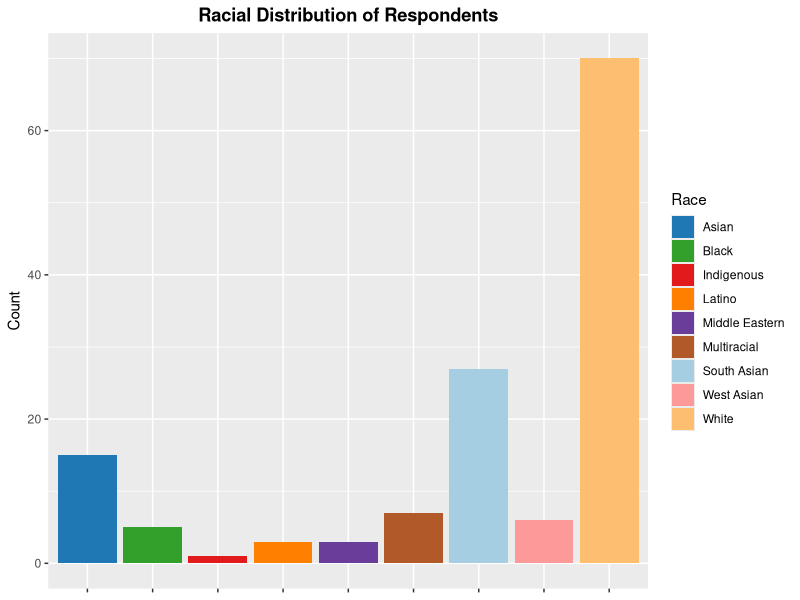
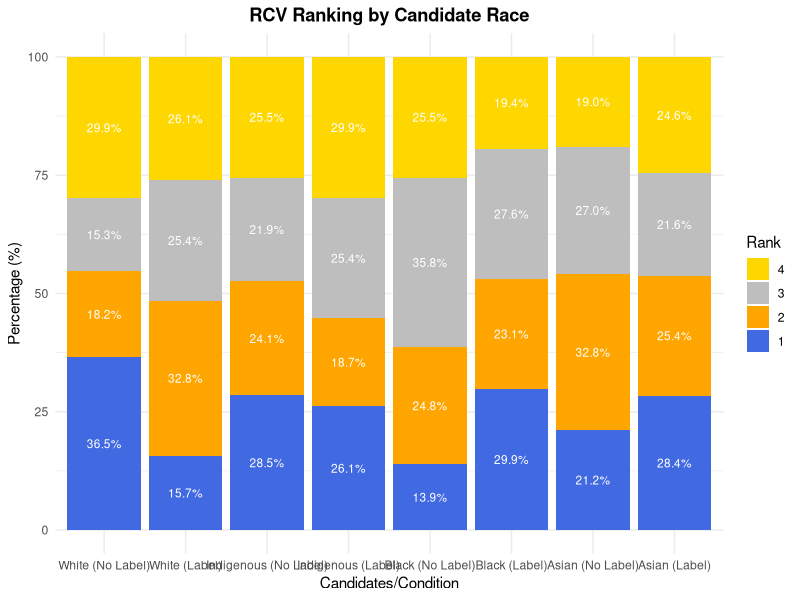
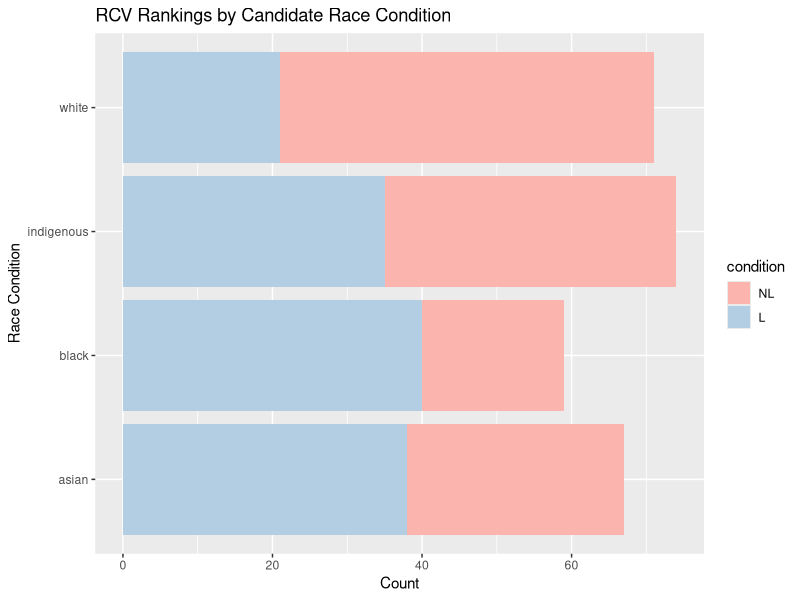
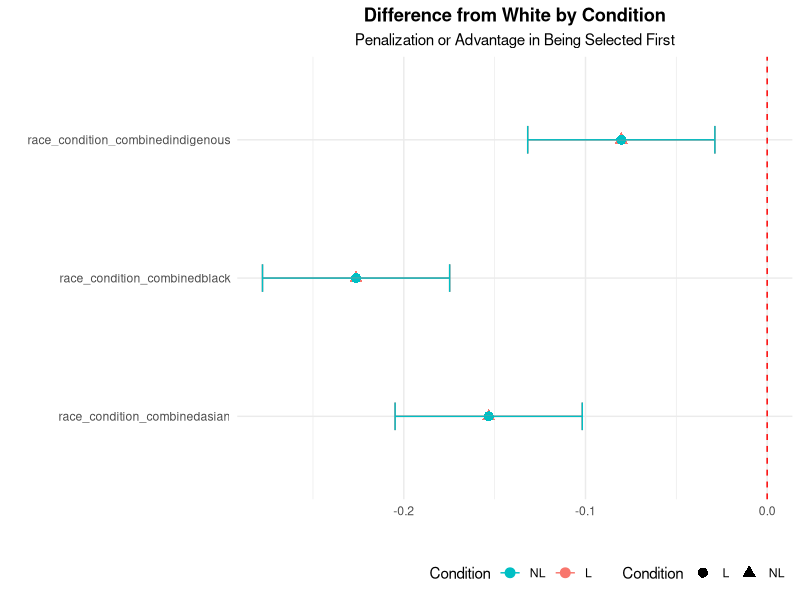
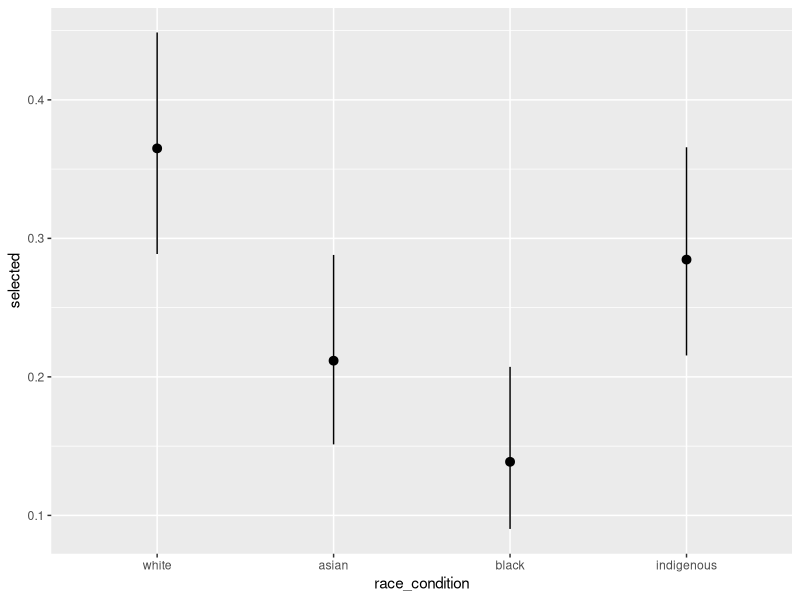
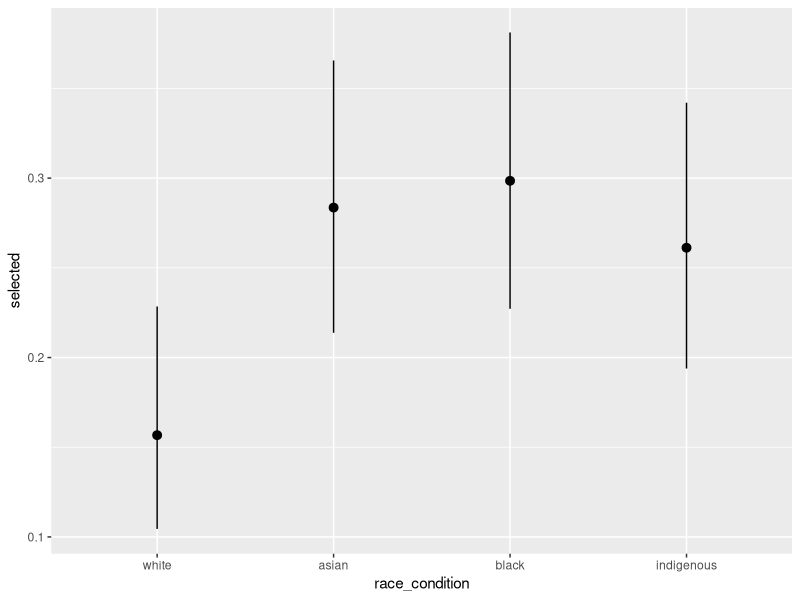
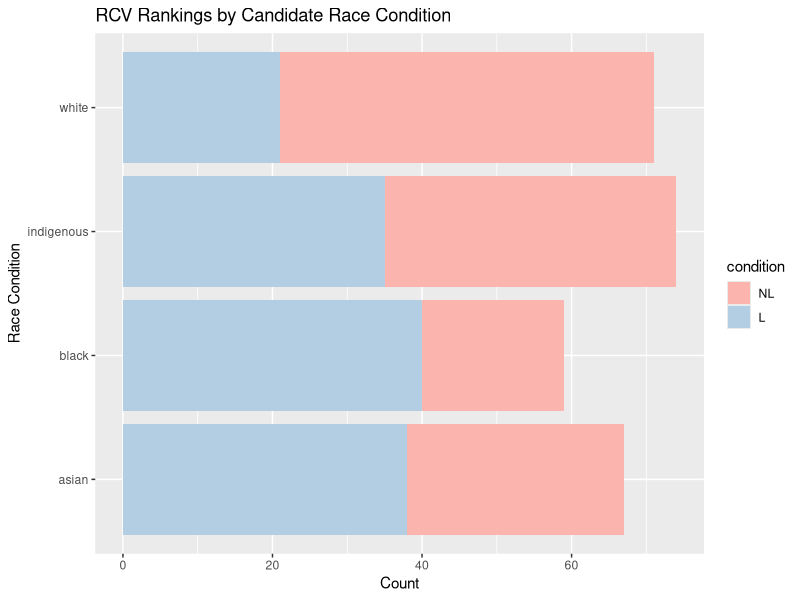

Reproduce these figures in R, in order. (Note: this script raises an error after producing the figures.)
## ---- chunk 1
library(tidyverse)
library(broom)
library(readxl)
library(marginaleffects)
library(MASS, exclude = "select")
library(nnet)
library(forcats)
library(lme4)
library(VGAM)

# Read in the data:
RCV <- read_xlsx("./01_data/responses.xlsx")
## ---- chunk 2
# Data Cleaning & Pre-Processing:
RCV_1 <- RCV %>%
  filter(!(Instruction == 2.0 | (pol_eligible == 2 & !is.na(pol_eligible)) | ResponseId %in% c(
    "R_1EEd3Rpu5x2hdaF", "R_5cSrc7GSPdXjOal", "R_7rweG0PVOt2Wyu5", "R_7YJRDcaHZFrTRCw", "R_5jvuMVh1aX8sria"))) %>%
  mutate(
    `asian_NL` = coalesce(RCV_C1_NL_1, RCV_M2_NL_1),
    `black_NL` = coalesce(RCV_C1_NL_2, RCV_M2_NL_2),
    `indigenous_NL` = coalesce(RCV_C1_NL_3, RCV_M2_NL_3),
    `white_NL` = coalesce(RCV_C1_NL_0, RCV_M2_NL_0),
    `asian_L` = coalesce(RCV_M1_L_1, RCV_C2_L_1),
    `black_L` = coalesce(RCV_M1_L_2, RCV_C2_L_2),
    `indigenous_L` = coalesce(RCV_M1_L_3, RCV_C2_L_3),
    `white_L` = coalesce(RCV_M1_L_0, RCV_C2_L_0)) %>%
  filter(!is.na(white_NL)) %>%
  select(-c(StartDate, EndDate, Status, Progress, Finished, RecordedDate, DistributionChannel, UserLanguage, 
            Gender_4_TEXT, Device_4_TEXT, gc, term, Race_10_TEXT, Education_6_TEXT, pid1_7_TEXT, voteinstr_RCV3_2, 
            voteinstr_RCV3_1, voteinstr_RCV3_4, voteinstr_RCV3_3, pol_never_vote_7_TEXT, `Race_8_TEXT - Parent Topics`, 
            'Race_8_TEXT - Topics', `pol_never_vote_7_TEXT - Topics`, `pol_never_vote_7_TEXT - Parent Topics`,
            `pid1_7_TEXT - Topics`, `pid1_7_TEXT - Parent Topics`, `Education_6_TEXT - Topics`, `Education_6_TEXT - Parent Topics`, 
            `Race_8_TEXT - Topic Hierarchy Level 1`, `pol_never_vote_7_TEXT - Topic Hierarchy Level 1`, 
            `pid1_7_TEXT - Topic Hierarchy Level 1`, `Education_6_TEXT - Topic Hierarchy Level 1`)) %>%
  slice(-1) %>%
  mutate(`Duration (in seconds)` = as.numeric(`Duration (in seconds)`),
         completion_time = format(round(`Duration (in seconds)` / 60, 1), nsmall = 1),
         Consent = Instruction) %>%
  select(-`Duration (in seconds)`, -Instruction)
## ---- chunk 3
# Analyze Completion Time and Calculate Mean and SD:
completion_stats <- RCV_1 %>%
  mutate(completion_time = as.numeric(completion_time)) %>%
  summarize(
    mean_completion_time = mean(completion_time, na.rm = TRUE),
    sd_completion_time = sd(completion_time, na.rm = TRUE)
  )

# Extract the calculated mean and SD for easy access:
mean_completion_time <- completion_stats$mean_completion_time
sd_completion_time <- completion_stats$sd_completion_time
## ---- chunk 4
# Filter Outliers (+/- 4 SD from the mean) and Recalculate Mean Completion Time:
new_completion_average <- RCV_1 %>%
  mutate(completion_time = as.numeric(completion_time)) %>%
  filter(abs(completion_time - mean_completion_time) <= 4 * sd_completion_time) %>%
  summarize(new_mean_completion_time = mean(completion_time, na.rm = TRUE))

# Display the new mean completion time:
new_completion_average
## ---- chunk 5
RCV_1
# Respondent Demographics:
race_distribution <- RCV_1 %>%
  mutate(race = gsub("nhs_", "", race)) %>%
  group_by(race) %>%
  summarize(count = n())
race_distribution
## ---- chunk 6
# Colour scheme:
my_colors <- c("#1f78b4", "#33a02c", "#e31a1c", "#ff7f00", "#6a3d9a", "#b15928", "#a6cee3", "#fb9a99", "#fdbf6f")

# Labelled bar plot with colour scheme:
ggplot(race_distribution, aes(x = race, y = count, fill = race)) +
  geom_bar(stat = "identity") +
  scale_fill_manual(values = my_colors, 
                    labels = c("Asian", "Black", "Indigenous", "Latino", "Middle Eastern", "Multiracial", "South Asian", "West Asian", "White"), name = "Race") +  # Change legend title +
  labs(x = NULL, y = "Count", title = "Racial Distribution of Respondents") +
  theme(axis.text.x = element_blank(),  # Remove x-axis labels
        plot.title = element_text(hjust = 0.5, face = "bold"))  # Center title and make it bold
## ---- chunk 7
# Identify levels and counts of the Gender variable:
gender_counts <- RCV_1 %>%
  count(Gender, name = "Count")

# Print the levels and counts:
print(gender_counts)
## ---- chunk 8
# Ensure RCV_1$dob is treated as numeric, in case it's not:
RCV_1$dob <- as.numeric(as.character(RCV_1$dob))

# Map the numeric values to age bracket labels directly:
age_brackets <- factor(RCV_1$dob, 
                       levels = 1:6, 
                       labels = c("18-24", "25-34", "35-44", "45-54", "55-64", "65+"))

# Count the occurrences of each age bracket:
age_counts <- table(age_brackets)

# Print the counts:
print(age_counts)
## ---- chunk 9
avg_rankings <- RCV_1 %>%
  # Convert candidate ranking columns to numeric:
  mutate(across(c(asian_NL, black_NL, indigenous_NL, white_NL, asian_L, black_L, indigenous_L, white_L), as.numeric)) %>%
  # Then, calculate the mean ranking for each candidate:
  summarise(
    asian_NL_avg = mean(asian_NL, na.rm = TRUE),
    black_NL_avg = mean(black_NL, na.rm = TRUE),
    indigenous_NL_avg = mean(indigenous_NL, na.rm = TRUE),
    white_NL_avg = mean(white_NL, na.rm = TRUE),
    asian_L_avg = mean(asian_L, na.rm = TRUE),
    black_L_avg = mean(black_L, na.rm = TRUE),
    indigenous_L_avg = mean(indigenous_L, na.rm = TRUE),
    white_L_avg = mean(white_L, na.rm = TRUE)
  )
avg_rankings
## ---- chunk 10
average_rankings_by_race <- RCV_1 %>%
  # Ensure the candidate ranking columns are numeric:
  mutate(across(c(asian_NL, black_NL, indigenous_NL, white_NL, asian_L, black_L, indigenous_L, white_L), as.numeric)) %>%
  # Group by race:
  group_by(race) %>%
  # Calculate the mean ranking for each candidate:
  summarise(
    asian_NL_avg = mean(asian_NL, na.rm = TRUE),
    black_NL_avg = mean(black_NL, na.rm = TRUE),
    indigenous_NL_avg = mean(indigenous_NL, na.rm = TRUE),
    white_NL_avg = mean(white_NL, na.rm = TRUE),
    asian_L_avg = mean(asian_L, na.rm = TRUE),
    black_L_avg = mean(black_L, na.rm = TRUE),
    indigenous_L_avg = mean(indigenous_L, na.rm = TRUE),
    white_L_avg = mean(white_L, na.rm = TRUE)
  )
average_rankings_by_race
## ---- chunk 11
# Adjusted Canadian demographics target proportions:
target_props <- c(
    nhs_asian = 6.7, # Combining Chinese, Korean, Japanese, and Southeast Asian
    nhs_black = 4.3,
    nhs_indigenous = 5,
    nhs_latino = 1.6,
    nhs_middleeast = 1.9, # Corresponds to "Arab" from census
    nhs_multiracial = 3.2,
    nhs_southasian = 7.1,
    nhs_westasian = 1,
    nhs_white = 69.8
)
	
# Survey counts:
survey_counts <- c(
    nhs_asian = 15,
    nhs_black = 5,
    nhs_indigenous = 1,
    nhs_latino = 3,
    nhs_middleeast = 3, # Corresponds to Arab
    nhs_multiracial = 7,
    nhs_southasian = 27,
    nhs_westasian	= 6,
    nhs_white = 70
)

# Total survey respondents:
total_respondents <- sum(survey_counts)
total_respondents

# Calculate weights:
weights <- target_props / 100 / (survey_counts / total_respondents)
weights
## ---- chunk 12
# Convert weights into a dataframe:
weights_df <- data.frame(
  race = names(weights),
  weight = unlist(weights))

# Join weights with RCV_3 data:
RCV_weighted <- RCV_1 %>%
  left_join(weights_df, by = "race") %>%
  mutate(across(c(asian_NL, black_NL, indigenous_NL, white_NL, asian_L, black_L, indigenous_L, white_L), as.numeric))
RCV_weighted
## ---- chunk 13
RCV_weighted_condition <- RCV_weighted %>%
  mutate(across(c(asian_NL, black_NL, indigenous_NL, white_NL, asian_L, black_L, indigenous_L, white_L), as.numeric))
RCV_weighted_condition
## ---- chunk 14
# Calculate Weighted Rankings:
weighted_rankings <- RCV_weighted_condition %>%
  summarise(
    asian_NL_avg = weighted.mean(asian_NL, weight, na.rm = TRUE),
    black_NL_avg = weighted.mean(black_NL, weight, na.rm = TRUE),
    indigenous_NL_avg = weighted.mean(indigenous_NL, weight, na.rm = TRUE),
    white_NL_avg = weighted.mean(white_NL, weight, na.rm = TRUE),
    asian_L_avg = weighted.mean(asian_L, weight, na.rm = TRUE),
    black_L_avg = weighted.mean(black_L, weight, na.rm = TRUE),
    indigenous_L_avg = weighted.mean(indigenous_L, weight, na.rm = TRUE),
    white_L_avg = weighted.mean(white_L, weight, na.rm = TRUE)
  )
weighted_rankings
## ---- chunk 15
# Selecting the RCV preference scores:
RCV_selected <- RCV_1 %>%
  select(asian_NL, black_NL, indigenous_NL, white_NL, asian_L, black_L, indigenous_L, white_L)
RCV_selected
## ---- chunk 16
# Assuming RCV_selected is your data frame with rankings
# We'll first gather the data to convert it from wide to long format
RCV_long <- RCV_selected %>%
  gather(key = "group_condition", value = "ranking") %>%
  filter(!is.na(ranking)) # Remove rows with NA in ranking

# Renaming the factors to be more descriptive
RCV_long$group_condition <- factor(RCV_long$group_condition, levels = c("white_NL", "white_L", "indigenous_NL", "indigenous_L", "black_NL", "black_L", "asian_NL", "asian_L"),
                                   labels = c("White (No Label)", "White (Label)", "Indigenous (No Label)", "Indigenous (Label)", "Black (No Label)", "Black (Label)", "Asian (No Label)", "Asian (Label)"))

# Reverse the levels of 'ranking' so that 1 is at the bottom of the stack
RCV_long$ranking <- factor(RCV_long$ranking, levels = c("4", "3", "2", "1"))

# Calculate the real percentages
ranking_counts <- RCV_long %>%
  group_by(group_condition, ranking) %>%
  summarise(count = n()) %>%
  mutate(total = sum(count),
         percentage = count / total * 100)

# Create the vertical stacked bar chart with ggplot2 using the specified color scheme
ggplot(ranking_counts, aes(x = group_condition, y = percentage, fill = ranking)) +
  geom_bar(stat = "identity") +
  geom_text(aes(label = sprintf("%0.1f%%", percentage)), 
            position = position_stack(vjust = 0.5), 
            size = 3, 
            color = "white") + # Text color changed to white
  scale_fill_manual(values=c("gold", "grey", "orange", "royaLblue"), name="Rank") + # Colors are reversed to match the ranking order
  labs(title = "RCV Ranking by Candidate Race",
       x = "Candidates/Condition",
       y = "Percentage (%)",
       fill = "Rank") +
  theme_minimal() +
  theme(plot.title = element_text(hjust = 0.5, face = "bold")) # Center and bold the title
## ---- chunk 17
# Creates True/False condition (1 = True, else = False);
# Ensure we are using RCV_weighted as the main dataframe for subsequent operations:
RCV_main <- RCV_weighted %>%
  mutate(
    Selected_asian_NL = as.numeric(asian_NL) == 1,
    Selected_black_NL = as.numeric(black_NL) == 1,
    Selected_indigenous_NL = as.numeric(indigenous_NL) == 1,
    Selected_white_NL = as.numeric(white_NL) == 1,
    Selected_asian_L = as.numeric(asian_L) == 1,
    Selected_black_L = as.numeric(black_L) == 1,
    Selected_indigenous_L = as.numeric(indigenous_L) == 1,
    Selected_white_L = as.numeric(white_L) == 1
  )
RCV_main
## ---- chunk 18
# Counting 'True' values for each 'Selected_[race]_NL' variable:
count_selected_asian_NL <- sum(RCV_main$Selected_asian_NL, na.rm = TRUE)
count_selected_black_NL <- sum(RCV_main$Selected_black_NL, na.rm = TRUE)
count_selected_indigenous_NL <- sum(RCV_main$Selected_indigenous_NL, na.rm = TRUE)
count_selected_white_NL <- sum(RCV_main$Selected_white_NL, na.rm = TRUE)

# Print the counts:
print(paste("Selected Asian NL:", count_selected_asian_NL))
print(paste("Selected Black NL:", count_selected_black_NL))
print(paste("Selected Indigenous NL:", count_selected_indigenous_NL))
print(paste("Selected White NL:", count_selected_white_NL))
## ---- chunk 19
# Check the column names to ensure they match the expected pattern:
names(RCV_main)[grepl("^Selected_", names(RCV_main))]
## ---- chunk 20
RCV_long_for_AMCE <- RCV_main %>%
  pivot_longer(cols = starts_with("Selected_"),
               names_to = "race_condition",
               values_to = "selected_first") %>%
  mutate(
    # Combine race and condition directly from race_condition:
    race_condition_combined = gsub("Selected_", "", race_condition),
    # Ensure the binary outcome is numeric:
    selected_first = as.numeric(selected_first),
    # Releveling to make 'white_NL' the reference category:
    race_condition_combined = factor(race_condition_combined, levels = c("white_NL", "asian_NL", "black_NL", "indigenous_NL", "white_L", "asian_L", "black_L", "indigenous_L"))
  )

# Adding a 'condition' column based on 'race_condition_combined':
RCV_long_for_AMCE <- RCV_long_for_AMCE %>%
  mutate(condition = ifelse(grepl("_NL$", race_condition_combined), "NL", "L"))
## ---- chunk 21
# Creating a long-format dataset for Logistic Regression:
RCV_long <- RCV_main %>%
  pivot_longer(
    cols = starts_with("Selected_"),
    names_to = "candidate_condition",
    values_to = "selected"
  ) %>%
  mutate(
    race_condition = sub("^Selected_(.+)_(NL|L)$", "\\1", candidate_condition),
    condition = sub(".+_(NL|L)$", "\\1", candidate_condition),
    race_condition = factor(race_condition),
    condition = factor(condition, levels = c("NL", "L")),
    selected = as.numeric(selected)
  ) %>%
  select(-candidate_condition) %>% 
  mutate(race_condition = fct_relevel(race_condition, "white"))

RCV_long
## ---- chunk 22
# Assuming RCV_main is your dataset after the coalesce operations:
RCV_long_for_OLR <- RCV_1 %>%
  pivot_longer(cols = c(asian_NL, black_NL, indigenous_NL, white_NL, asian_L, black_L, indigenous_L, white_L),
               names_to = "candidate_condition",
               values_to = "ranking") %>%
  mutate(
    # Extract condition (NL or L) from candidate_condition:
    condition = ifelse(grepl("_L$", candidate_condition), "L", "NL"),
    # Extract candidate name from candidate_condition:
    candidate = gsub("_(NL|L)$", "", candidate_condition),
    candidate = gsub("^(asian|black|indigenous|white)_", "", candidate),
    # Convert ranking to an ordered factor:
    ranking = factor(ranking, levels = c("1", "2", "3", "4"), ordered = TRUE)
  ) %>%
  select(-candidate_condition) # Optionally remove the candidate_condition column if it's no longer needed.

# Counting the number of observations in 'ranking':
ranking_counts <- RCV_long_for_OLR %>%
  count(ranking)
ranking_counts
## ---- chunk 23
# Correcting the approach to get selection counts by race_condition:
selection_counts <- RCV_long %>%
  group_by(race_condition, condition) %>%
  summarize(count = sum(selected, na.rm = TRUE))
selection_counts
## ---- chunk 24
selection_counts <- data.frame(
  race_condition = factor(c("white", "white", "asian", "asian", "black", "black", "indigenous", "indigenous")),
  condition = factor(c("NL", "L", "NL", "L", "NL", "L", "NL", "L"), levels = c("NL", "L")),
  count = c(50, 21, 29, 38, 19, 40, 39, 35)
)

# Plotting with ggplot2
ggplot(selection_counts, aes(x = race_condition, y = count, fill = condition)) +
  geom_bar(stat = "identity") +
  coord_flip() +  # Optional: Flips the chart for horizontal bars
  labs(title = "RCV Rankings by Candidate Race Condition",
       x = "Race Condition",
       y = "Count") +
  scale_fill_brewer(palette = "Pastel1")  # Choose a palette that suits your taste

# Display the plot
ggsave("stacked_bar_chart.png", width = 10, height = 8)

## ---- chunk 25
# Filter for No Label (NL) condition and run OLS regression:
RCV_NL <- filter(RCV_long_for_AMCE, condition == "NL")
OLS_AMCE_NL <- lm(selected_first ~ race_condition_combined, data = RCV_NL)
summary(OLS_AMCE_NL)
## ---- chunk 26
# Extract and prepare coefficients for NL condition
coefficients_NL <- summary(OLS_AMCE_NL)$coefficients[-1, , drop = FALSE] # Exclude the intercept
coeff_data_NL <- data.frame(
  race_condition = rownames(coefficients_NL),
  Estimate = coefficients_NL[, "Estimate"],
  StdError = coefficients_NL[, "Std. Error"],
  Condition = "NL"
)

# Extract and prepare coefficients for L condition
coefficients_L <- summary(OLS_AMCE_NL)$coefficients[-1, , drop = FALSE] # Exclude the intercept
coeff_data_L <- data.frame(
  race_condition = rownames(coefficients_L),
  Estimate = coefficients_L[, "Estimate"],
  StdError = coefficients_L[, "Std. Error"],
  Condition = "L"
)

# Combine NL and L data
combined_coeff_data <- rbind(coeff_data_NL, coeff_data_L)

# Adjust race_condition for cleaner presentation
combined_coeff_data$race_condition <- gsub("(_NL|_L)$", "", combined_coeff_data$race_condition)
combined_coeff_data$race_condition <- factor(combined_coeff_data$race_condition, levels = unique(combined_coeff_data$race_condition))

# Plotting
# Adjusted plotting code for horizontal layout +
# Adjusted plotting code with centered and bold title, centered subtitle
ggplot(combined_coeff_data, aes(y = race_condition, x = Estimate, color = Condition, group = Condition)) +
  geom_vline(xintercept = 0, linetype = "dashed", color = "red") +
  geom_point(size = 3, aes(shape = Condition)) +
  geom_errorbarh(aes(xmin = Estimate - StdError, xmax = Estimate + StdError, height = 0.2)) +
  labs(title = "Difference from White by Condition",
       subtitle = "Penalization or Advantage in Being Selected First",
       y = "", # Empty y-axis label
       x = "",
       color = "Condition",
       shape = "Condition") +
  theme_minimal() +
  theme(plot.title = element_text(hjust = 0.5, face = "bold"), # Center and bold the title
       plot.subtitle = element_text(hjust = 0.5), # Center the subtitle
        legend.position = "bottom", # Move the legend to the bottom
        legend.justification = "right", # Justify the legend to the right
        legend.box.just = "right", # Justify the content of the legend box to the right
        legend.box.margin = margin(t = 0, r = 0, b = 0, l = 0, unit = "mm")) + # Adjust legend margin if needed
  scale_color_manual(values = c("NL" = "#F8766D", "L" = "#00BFC4"), labels = c("NL", "L")) # Manually set colors and order
## ---- chunk 27
# Filter for Label (L) condition:
RCV_L <- filter(RCV_long_for_AMCE, condition == "L")
# Run OLS regression:
OLS_AMCE_L <- lm(selected_first ~ race_condition_combined, data = RCV_L)
summary(OLS_AMCE_L)
## ---- chunk 28
# Weighted OLS for No Label condition:
OLS_model_NL_weighted <- lm(selected ~ race_condition, data = filter(RCV_long, condition == "NL"), weights = weight)
summary(OLS_model_NL_weighted)
## ---- chunk 29
# Weighted OLS for Label condition:
OLS_model_L_weighted <- lm(selected ~ race_condition, data = filter(RCV_long, condition == "L"), weights = weight)
summary(OLS_model_L_weighted)
## ---- chunk 30
# Logistic Regression:
logit.1 <- glm(selected ~ race_condition, data = filter(RCV_long, condition == "NL"),family = binomial(link = "logit"))

summary(logit.1)
## ---- chunk 31
# Logistic Regression:
logit.2 <- glm(selected ~ race_condition, data = filter(RCV_long, condition == "L"),family = binomial(link = "logit"))

summary(logit.2)
## ---- chunk 32
# Generate predicted probabilities plot:
logit.1_plot <- plot_predictions(logit.1, condition = "race_condition")
# Plot:
plot(logit.1_plot)
## ---- chunk 33
# Generate predicted probabilities plot:
logit.2_plot <- plot_predictions(logit.2, condition = "race_condition")

plot(logit.2_plot)
## ---- chunk 34
# Filtering for the NL condition:
RCV_NL <- RCV_long_for_OLR[RCV_long_for_OLR$condition == "NL",]

# Ensure 'candidate' is a factor and set 'candidatewhite' as the reference:
RCV_NL$candidate <- factor(RCV_NL$candidate)
RCV_NL$candidate <- relevel(RCV_NL$candidate, ref = "white")

# Performing OLR for the NL condition:
OLR_model.1 <- polr(ranking ~ candidate, data = RCV_NL, Hess = TRUE)

# Displaying the summary of the OLR model for the NL condition:
summary(OLR_model.1)
## ---- chunk 35
# Filtering for the L condition:
RCV_L <- RCV_long_for_OLR[RCV_long_for_OLR$condition == "L",]

# Ensure 'candidate' is a factor and 'candidatewhite' is the reference category:
RCV_L$candidate <- factor(RCV_L$candidate)
RCV_L$candidate <- relevel(RCV_L$candidate, ref = "white")

# Performing OLR for the L condition:
OLR_model.2 <- polr(ranking ~ candidate, data = RCV_L, Hess = TRUE)

# Displaying the summary of the OLR model for the L condition:
summary(OLR_model.2)
## ---- chunk 36
# Create the 'top_choice' variable:
RCV_1
RCV_1_multi <- RCV_1 %>%
  rowwise() %>%
  mutate(
    top_choice = case_when(
    asian_NL == "1" ~ "asian_NL",
    black_NL == "1" ~ "black_NL",
    indigenous_NL == "1" ~ "indigenous_NL",
    white_NL == "1" ~ "white_NL",
  )) %>%
  ungroup()

# Ensure 'top_choice' is a factor with the correct levels:
RCV_1_multi$top_choice <- factor(RCV_1_multi$top_choice, levels = c("white_NL", "black_NL", "indigenous_NL", "asian_NL"))

# Now we have a column 'top_choice' indicating which candidate was ranked first by each participant.

# Adjusting RCV_1_multi to include the creation of 'condition' based on 'top_choice' (for later):
RCV_1_multi <- RCV_1_multi %>%
  mutate(
    condition = ifelse(grepl("_NL$", top_choice), "NL", "L"))
## ---- chunk 37
# Fit the multinomial logistic regression model to analyze the impact of candidates' races on being the top choice:
multi_model.1 <- multinom(top_choice ~ 1, data = RCV_1_multi)

summary(multi_model.1)
## ---- chunk 38
# (ex.) "Black_NL" coefficient:
coefficient_black <- 0.6443557
std_error_black <- 0.2694790

# Wald statistic
wald_statistic_black <- (coefficient_black / std_error_black)^2

# p-value from chi-square distribution with 1 degree of freedom
p_value_black <- 1 - pchisq(wald_statistic_black, df = 1)

print(p_value_black)
## ---- chunk 39
# (ex.) "Indigenous_NL" coefficient:
coefficient_indigenous <- 0.2484610
std_error_indigenous <- 0.2136374

# Wald statistic
wald_statistic_indigenous <- (coefficient_indigenous/ std_error_indigenous)^2

# p-value from chi-square distribution with 1 degree of freedom
p_value_indigenous <- 1 - pchisq(wald_statistic_indigenous, df = 1)

print(p_value_indigenous)
## ---- chunk 40
# (ex.) "Asian_NL" coefficient:
coefficient_asian <- 0.6443557
std_error_asian <- 0.2694790

# Wald statistic
wald_statistic_asian <- (coefficient_asian / std_error_asian)^2

# p-value from chi-square distribution with 1 degree of freedom
p_value_asian <- 1 - pchisq(wald_statistic_asian, df = 1)

print(p_value_asian)
## ---- chunk 41
# Create a binary variable indicating whether the participant is white:
RCV_1_multi <- RCV_1_multi %>%
  mutate(white_participant = ifelse(race == "nhs_white", 1, 0))

# White participants choosing white candidates in the NL condition:
RCV_white <- RCV_1_multi %>%
  filter(condition == "NL") %>%
  mutate(white_race_selected.1 = if_else(top_choice == "white_NL", 1, 0))

# Logistic regression comparing the likelihood of white participants choosing white candidates to others:
logit_model_white <- glm(white_race_selected.1 ~ white_participant,
                          family = binomial(link = "logit"), 
                          data = RCV_white)

summary(logit_model_white)
## ---- chunk 42
# Create a binary variable indicating whether the participant is white and conservative:
RCV_1_multi <- RCV_1_multi %>%
  mutate(white_conservative = ifelse(race == "nhs_white" & (!is.na(constrong) | ideology %in% c(5, 6, 7)), 1, 0))

# White conservative participants choosing white candidates in the NL condition:
RCV_white_conservative <- RCV_1_multi %>%
  filter(condition == "NL") %>%
  mutate(white_race_selected.2 = if_else(top_choice == "white_NL", 1, 0))

# Logistic regression comparing the likelihood of white conservative participants choosing white candidates to others:
logit_model_white_conservative <- glm(white_race_selected.2 ~ white_conservative,
                                      family = binomial(link = "logit"), 
                                      data = RCV_white_conservative)

summary(logit_model_white_conservative)
## ---- chunk 43
# Create a binary variable indicating whether the participant is black:
RCV_1_multi <- RCV_1_multi %>%
  mutate(black_participant = ifelse(race == "nhs_black", 1, 0))

# Black participants choosing black candidates in the NL condition:
RCV_black <- RCV_1_multi %>%
  filter(condition == "NL") %>%
  mutate(black_race_selected.1 = if_else(top_choice == "black_NL", 1, 0))

# Logistic regression comparing the likelihood of black participants choosing black candidates to others:
logit_model_black <- glm(black_race_selected.1 ~ black_participant,
                          family = binomial(link = "logit"), 
                          data = RCV_black)

summary(logit_model_black)
## ---- chunk 44
# Create a binary variable indicating whether the participant is Asian:
RCV_1_multi <- RCV_1_multi %>%
  mutate(asian_participant = ifelse(race == "nhs_asian", 1, 0))

# Asian participants choosing Asian candidates in the NL condition:
RCV_asian <- RCV_1_multi %>%
  filter(condition == "NL") %>%
  mutate(asian_race_selected.1 = if_else(top_choice == "asian_NL", 1, 0))

# Logistic regression comparing the likelihood of Asian participants choosing Asian candidates to others:
logit_model_asian <- glm(asian_race_selected.1 ~ asian_participant,
                          family = binomial(link = "logit"), 
                          data = RCV_asian)

summary(logit_model_asian)
## ---- chunk 45
RCV_1
table(RCV_1$pid1)
## ---- chunk 46
RCV_1 <- RCV_1 %>%
  mutate(
    participant_ideology = case_when(
      pid1 == 3 ~ "Liberal",
      pid1 == 4 ~ "Conservative",
      TRUE ~ NA_character_ # Assign NA for any pid1 that doesn't match 3 or 4
    ),
    # Ensure this column exists before creating `negative_partisanship`
    negative_partisanship = case_when(
      pid1 == 3 & fourth_ranked_candidate_ideology == "Conservative" ~ 1,
      pid1 == 4 & fourth_ranked_candidate_ideology == "Liberal" ~ 1,
      TRUE ~ 0
    )
  )
## ---- chunk 47
# Create a new column for the 4th ranked candidate's ideology
RCV_1 <- RCV_1 %>%
  mutate(fourth_ranked_candidate_ideology = case_when(
    asian_L == 4 ~ Candidate1Party,
    white_L == 4 ~ Candidate2Party,
    black_L == 4 ~ Candidate3Party,
    indigenous_L == 4 ~ Candidate4Party
  ))
## ---- chunk 48
# Check ideology of participants (in 'pid1') and the ideology of their 4th ranked candidate. If the Liberal participant ranks a Conservative candidate as 4, or vice versa, it's marked as an instance of negative partisanship:
RCV_1 <- RCV_1 %>%
  mutate(negative_partisanship = case_when(
    pid1 == 3 & fourth_ranked_candidate_ideology == "Conservative" ~ 1,
    pid1 == 4 & fourth_ranked_candidate_ideology == "Liberal" ~ 1,
    TRUE ~ 0
  ))
## ---- chunk 49
summary_negative_partisanship <- RCV_1 %>%
  group_by(participant_ideology) %>%
  summarise(
    Total = n(),
    Negative_Partisanship = sum(negative_partisanship),
    Percentage = (Negative_Partisanship / Total) * 100
  )

summary_negative_partisanship
## ---- chunk 50
# Creating a contingency table for the test:
contingency_table <- matrix(c(10, 32, 9, 33), nrow = 2,
                            dimnames = list(c("Conservative", "Liberal"),
                                            c("Negative_Partisanship", "No_Negative_Partisanship")))

# Performing Fisher's Exact Test:
chi_squared_test_result <- chisq.test(contingency_table)

# Printing the result:
print(fishers_test_result)
